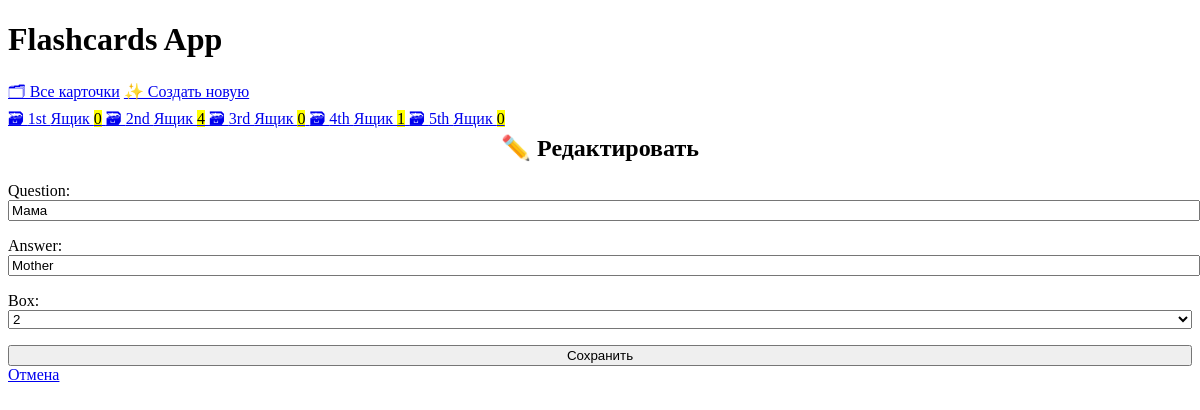
Page /edit/2 on the committed database.
### cards/models.py (models this page shows, shortened)
class Card(models.Model):
    question = models.CharField(max_length=100)
    answer = models.CharField(max_length=100)
    box = models.IntegerField(
        choices=zip(BOXES, BOXES),
        default=BOXES[0],
    )
    date_created = models.DateTimeField(auto_now_add=True)

### cards/views.py (the view)
# urls.py: path('edit/<int:pk>', views.CardUpdateView.as_view(), name='card-update'),
class CardUpdateView(CardCreateView, UpdateView):
    success_url = reverse_lazy('card-list')

### cards/templatetag/cards_tags.py (called while the page is built)
@register.inclusion_tag('cards/box_links.html')
def boxes_as_links():
    boxes = []
    for box_num in BOXES:
        card_count = Card.objects.filter(box=box_num).count()
        boxes.append({
            'number': box_num,
            'card_count': card_count,
        })
    return {'boxes': boxes}

### cards/templates/cards/card_form.html (shortened to what this page needs)
{% extends 'cards/base.html' %}
{% block content %}
    {% if card %}
        <h2> ✏️ Редактировать</h2>
    {% else %}
        <h2> ✨ Создать новую</h2>
    {% endif %}
    <form method="post">
        {{ form.as_p }}
        <input type="submit" value="Сохранить">
    </form>
    <a href="{% url 'card-list' %}" >
        Отмена
    </a>
{% endblock %}

### cards/templates/cards/base.html (style rules this page uses)
:root { --accent: #6e48ad; --accent-bg: white; --bg: #fff; --text: #212121; --text-light: #585858; --border: #d8dae1; --code: #d81b60; --preformatted: #444; }
h2 { text-align: center; }
h2, h4 { margin-top: 0; }
input, select, textarea { width: 100%; }

### rows in the picture
Card: question "Мама", answer "Mother", box "2"

### other values in the picture
{{ box.number | ordinal }} "1st" "2nd" "3rd" "4th" "5th"
{{ box.card_count }} "0" "4" "0" "1" "0"
